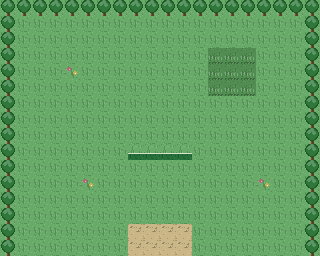

Rendered tile map (Tiled .tmx) drawn with the repository's tilesets; below, a short description and the full map source, tile grids included:
An orthogonal 20x16 tile map with 16x16 px tiles, 1 tile layer (ground) and 2 objects (spawn, sign).

<map version="1.10" orientation="orthogonal" renderorder="right-down" width="20" height="16" tilewidth="16" tileheight="16" infinite="0" nextobjectid="99">
 <properties><property name="connect_south" value="glade" /><property name="offset_south" type="int" value="0" /><property name="border" type="int" value="1" /></properties>
 <tileset firstgid="1" source="../tiles.tsx" />
 <layer id="1" name="ground" width="20" height="16">
  <data encoding="csv">
3,3,3,3,3,3,3,3,3,3,3,3,3,3,3,3,3,3,3,3,
3,1,1,1,1,1,1,1,1,1,1,1,1,1,1,1,1,1,1,3,
3,1,1,1,1,1,1,1,1,1,1,1,1,1,1,1,1,1,1,3,
3,1,1,1,1,1,1,1,1,1,1,1,1,5,5,5,1,1,1,3,
3,1,1,1,4,1,1,1,1,1,1,1,1,5,5,5,1,1,1,3,
3,1,1,1,1,1,1,1,1,1,1,1,1,5,5,5,1,1,1,3,
3,1,1,1,1,1,1,1,1,1,1,1,1,1,1,1,1,1,1,3,
3,1,1,1,1,1,1,1,1,1,1,1,1,1,1,1,1,1,1,3,
3,1,1,1,1,1,1,1,1,1,1,1,1,1,1,1,1,1,1,3,
3,1,1,1,1,1,1,1,7,7,7,7,1,1,1,1,1,1,1,3,
3,1,1,1,1,1,1,1,1,1,1,1,1,1,1,1,1,1,1,3,
3,1,1,1,1,4,1,1,1,1,1,1,1,1,1,1,4,1,1,3,
3,1,1,1,1,1,1,1,1,1,1,1,1,1,1,1,1,1,1,3,
3,1,1,1,1,1,1,1,1,1,1,1,1,1,1,1,1,1,1,3,
3,1,1,1,1,1,1,1,2,2,2,2,1,1,1,1,1,1,1,3,
3,1,1,1,1,1,1,1,2,2,2,2,1,1,1,1,1,1,1,3
</data>
 </layer>
 <objectgroup id="2" name="objects">
  <object id="1" name="spawn" x="160" y="96" width="16" height="16"><properties /></object>
  <object id="2" name="sign" x="208" y="96" width="16" height="16"><properties><property name="dialog" value="VALE MEADOW.|Hop the ledge, keep south - the world doesn't stop." /></properties></object>
 </objectgroup>
</map>
